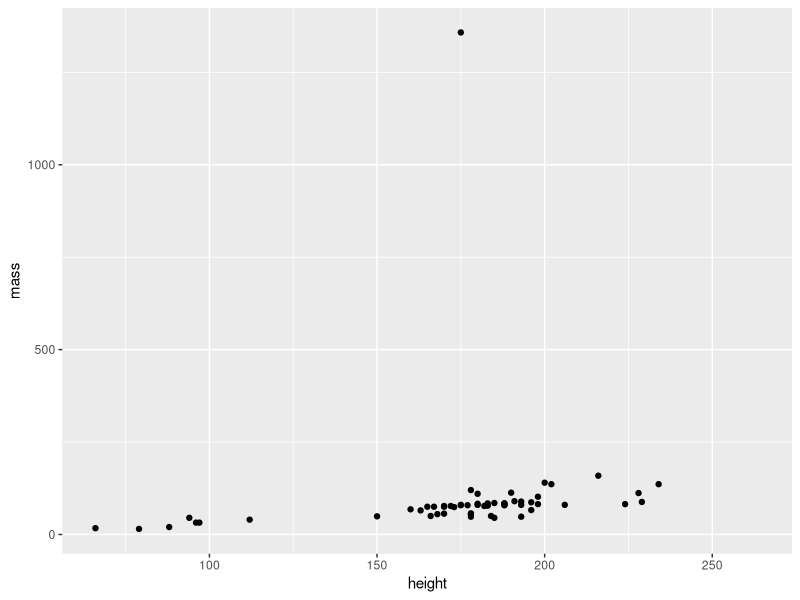
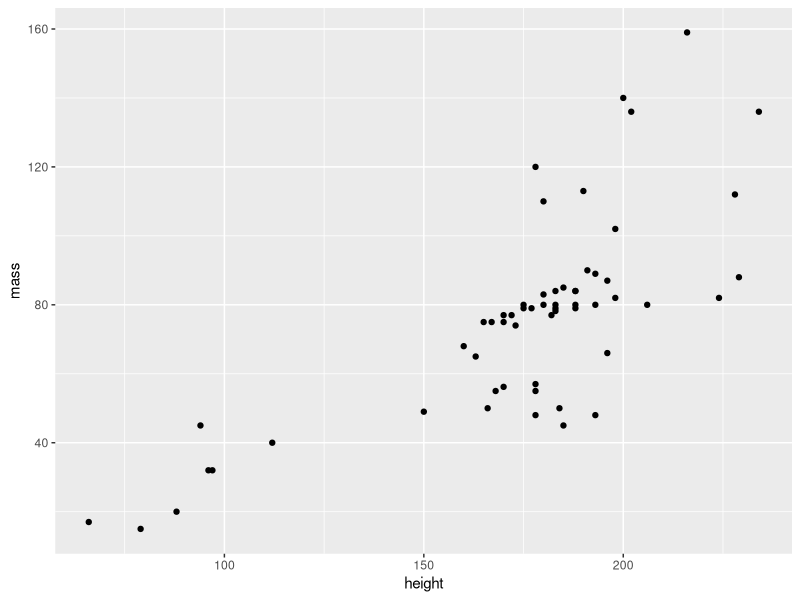

The R source for these figures, in order:

# Pacotes tidyverse - Prática -----------------------------------------------------------------------------------------------------------------------------
# Autoria do script: Jeanne Franco ---------------------------------------------------------------------------------------------------------
# Data: 17/03/2022 -------------------------------------------------------------------------------------------------------------------------

# Carregar pacotes -------------------------------------------------------------------------------------------------------------------------

library(dplyr)
library(ggplot2)

# Carregar dados ---------------------------------------------------------------------------------------------------------------------------

dados <- starwars
View(dados)

dados %>%
  select(mass, hair_color) %>%
  filter(hair_color == "brown")

dados %>%
  select(height, hair_color) %>%
  filter(hair_color == "brown")

dados_1 <- dados %>%
  select(height, mass) %>%
  summarise_at(c("height", "mass"), list(max, min), na.rm = TRUE) 
dados_1

dados_2 <- dados %>%
  select(height, mass) 
dados_2

ggplot(dados_2, aes(x = height, y = mass)) +
  geom_point()

dados_2 <- dados %>%
  select(height, mass) %>%
  filter(mass != 1358) # Elimina o valor máximo (outlier que impede ver a tendência)
dados_2

ggplot(dados_2, aes(x = height, y = mass)) +
  geom_point()

dados_3 <- dados %>%
  select(height, mass, eye_color) %>%
  filter(eye_color %in% c("black", "blue", "orange", "white", "yellow")) %>%
  group_by(eye_color) %>%
  summarise_all(list(mean), na.rm = TRUE)
dados_3
